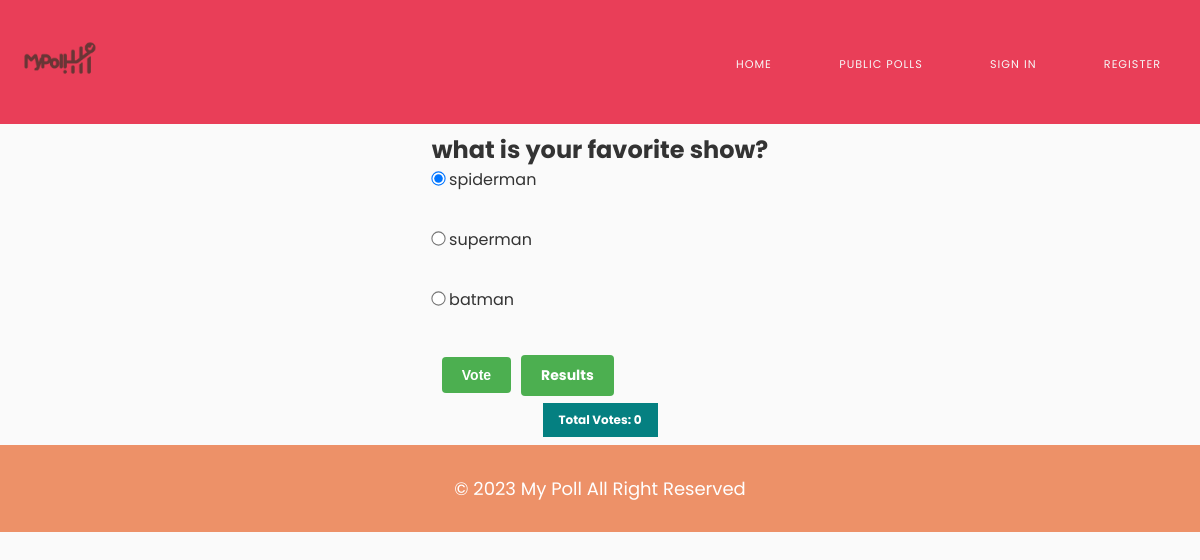
The app's page /vote.php?id=10 with its own data.
### tables this page shows
CREATE TABLE `polls` (
  `qid` int(11) NOT NULL,
  `uid` int(11) NOT NULL,
  `question` text NOT NULL,
  `qdate` date NOT NULL,
  `status` tinyint(1) NOT NULL,
  `edate` date NOT NULL
);

CREATE TABLE `choices` (
  `chid` int(11) NOT NULL,
  `qid` int(11) NOT NULL,
  `choice` varchar(128) NOT NULL,
  `votes` int(11) NOT NULL
);

### vote.php (the view, shortened to what this page needs)
<?php
include './init/header2.php';
?>
<?php
$sqlgetpoll = $db->query("SELECT * FROM `polls` WHERE  qid={$_GET['id']}");
while ($getInfo = $sqlgetpoll->fetch()) {
    $question = $getInfo['question'];
    $qid = $getInfo['qid'];
    $sqlgetresult = $db->prepare("SELECT * FROM `choices` WHERE qid= ?");
    $sqlgetresult->bindValue(1, $qid);
    $sqlgetresult->execute();
    ?>
      <div class="container poll-vote">
    <form action="vote.php?id=<?= $_GET['id'] ?>" method="post">
            <h2>
                <?php echo htmlspecialchars($question); ?>
            </h2>
            <div class="poll-options">
                <?php
                $first = 0;
                while ($result = $sqlgetresult->fetch(PDO::FETCH_ASSOC)) {
                      $first++;
                    $choice = $result['choice'];
                    $chid = $result['chid'];
                    ?>
                    <label>
                        <input type="radio" <?php if($first == 1) { echo 'checked';} ?> name="poll_answer" value="<?= htmlspecialchars($chid) ?>">
                        <?= htmlspecialchars($choice) ?>
                    </label><br>
                    <?php
                }
                echo ' </div>';
                ?>
                <div class="btn-container">
                    <button style="" type="submit" value="Vote" name="vote">Vote</button>
                    <a class="results" href="results.php?id=<?= $qid ?>">Results</a>
                </div>
    </form>
    <?php
            $sqlTotalVotes = $db->prepare("SELECT COUNT(*) as total_votes FROM `responses` WHERE qid = ?");
            $sqlTotalVotes->execute([$qid]);
            $totalVotesResult = $sqlTotalVotes->fetch(PDO::FETCH_ASSOC);
            $totalVotes = $totalVotesResult['total_votes'];
    ?>
    <div class="total-votes">
        Total Votes:
        <?php echo $totalVotes; ?>
    </div>
    </div>
<?php } ?>
<?php
include './init/footer.php';
?>

### css/style.css (style rules this page uses)
* { border: 0; box-sizing: border-box; margin: 0; padding: 0; }
body { background: rgb(250, 250, 250); font-family: 'Poppins', sans-serif; }
.container { display: flex; flex-direction: column; align-items: center; padding: 20px; }
.poll-options { display: flex; flex-direction: column; }
button { padding: 10px 20px; background-color: #4CAF50; color: white; border: none; border-radius: 5px; cursor: pointer; transition: background-color 0.3s; }
.poll-vote { border: none; border-radius: 3px; color: #333; padding: 0.5rem 1.5rem; text-decoration: none; transition: background-color 0.2s; }
.btn-container { display: flex; flex-direction: row; align-items: center; }
.btn-container button { margin: 10px 10px; }

### vote.php (style rules this page uses)
.poll-vote { display: flex; flex-flow: column; }
.poll-vote form { display: flex; flex-flow: column; }
.poll-vote form label { padding-bottom: 10px; }
.poll-vote form input[type="radio"] { transform: scale(1.1); }
button[type="submit"][name="vote"], a.results { display: inline-block; padding: 10px 20px; background-color: #4CAF50; color: white; text-decoration: none; border-radius: 4px; transition: background-color 0.3s; font-size: 14px; font-weight: bold; width: auto; margin-right: 10px; align-items: center }
.total-votes { color: white; padding: 5px 10px; background-color: #058081; font-size: 14px; font-weight: bold; font-size: 12px; padding: 8px 16px; }

### records on screen
polls: question "what is your favorite show?", totalVotes "0"
choices: choice "spiderman"
choices: choice "superman"
choices: choice "batman"
